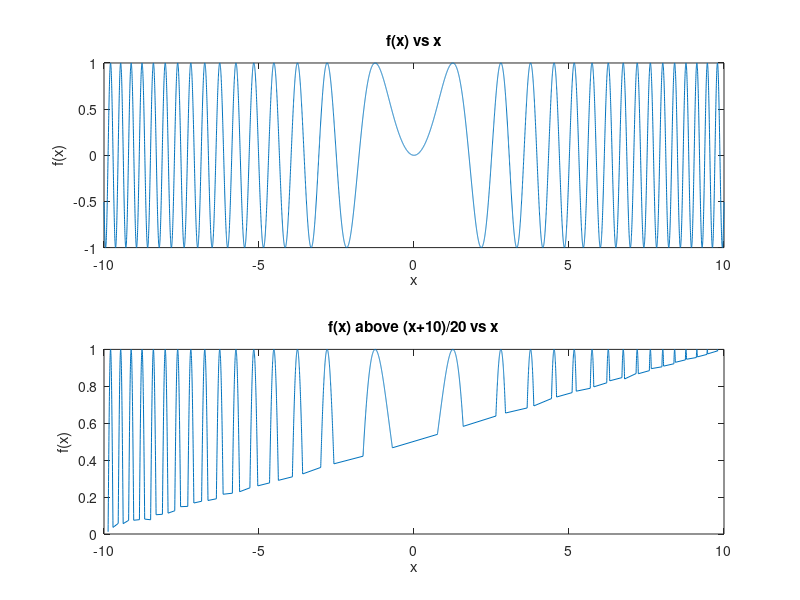

Here is the MATLAB script that generated this plot:
h = @(x) sin(x.^2)
xv = linspace(-10, 10, 10000);
yv = h(xv);

filterFn = @(x) (x+10)/20
filtIdx = find(yv > filterFn(xv));
filtX = xv(filtIdx);
filtY = yv(filtIdx);
%
clf; subplot(2, 1, 1);
plot(xv, yv);
title("f(x) vs x"); xlabel("x"); ylabel("f(x)");
subplot(2, 1, 2);
plot(filtX, filtY);
title("f(x) above (x+10)/20 vs x"); xlabel("x"); ylabel("f(x)");